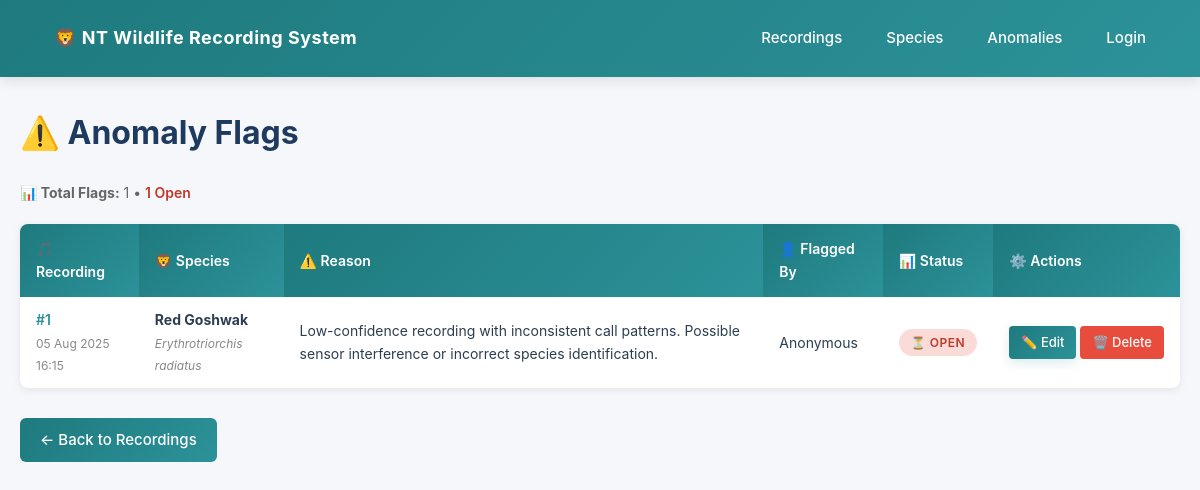
The app's page /anomalies/ with its own data.
### recordings/models.py (models this page shows, shortened)
class AnomalyFlag(models.Model):
    recording = models.ForeignKey(
        AudioRecording,
        on_delete=models.CASCADE,
        related_name='flags',
    )
    flagged_by = models.ForeignKey(
        settings.AUTH_USER_MODEL,
        on_delete=models.SET_NULL,
        null=True,
        related_name='raised_flags',
    )
    reason   = models.TextField()
    resolved = models.BooleanField(default=False)
    class Meta:
        ordering = ['-id']

class AudioRecording(models.Model):
    species = models.ForeignKey(
        Species,
        on_delete=models.PROTECT,
        related_name='recordings',
    )
    recorded_by = models.ForeignKey(
        settings.AUTH_USER_MODEL,
        on_delete=models.SET_NULL,
        null=True,
        related_name='recordings',
    )
    recorded_at   = models.DateTimeField()
    latitude      = models.DecimalField(max_digits=9, decimal_places=6)
    longitude     = models.DecimalField(max_digits=9, decimal_places=6)
    location_name = models.CharField(max_length=200, blank=True)
    record_type   = models.CharField(max_length=20, choices=RecordType.choices, default=RecordType.HUMAN_OBSERVATION)
    audio_file = models.FileField(
        upload_to='recordings/%Y/%m/',
        blank=True,
        null=True,
    )
    confidence_score = models.DecimalField(
        max_digits=3,
        decimal_places=2,
        validators=[MinValueValidator(0.0), MaxValueValidator(1.0)],
        help_text="0.00 = no confidence, 1.00 = certain",
    )
    notes      = models.TextField(blank=True)
    is_anomaly = models.BooleanField(default=False, db_index=True)
    objects = RecordingManager()
    class Meta:
        ordering = ['-recorded_at']
        indexes = [
            models.Index(fields=['-recorded_at']),
            models.Index(fields=['species', '-recorded_at']),
        ]

class Species(models.Model):
    common_name         = models.CharField(max_length=200)
    scientific_name     = models.CharField(max_length=200, unique=True)
    conservation_status = models.CharField(
        max_length=2,
        choices=ConservationStatus.choices,
        default=ConservationStatus.NOT_EVALUATED,
    )
    is_native  = models.BooleanField(default=False)
    not_native   = models.BooleanField(default=False)
    description = models.TextField(blank=True)
    class Meta:
        verbose_name_plural = 'species'
        ordering = ['scientific_name']

### recordings/views.py (the view)
# urls.py: path("anomalies/", views.AnomalyListView.as_view(), name="anomaly_list"),
class AnomalyListView(ListView):
    model = AnomalyFlag
    template_name = 'recordings/anomaly_list.html'
    context_object_name = 'anomalies'
    def get_queryset(self):
        return AnomalyFlag.objects.select_related('recording__species', 'flagged_by')
    def get_context_data(self, **kwargs):
        context = super().get_context_data(**kwargs)
        context['open_flags_count'] = self.get_queryset().filter(resolved=False).count()
        context['resolved_flags_count'] = self.get_queryset().filter(resolved=True).count()
        return context

### recordings/templates/recordings/anomaly_list.html (shortened to what this page needs)
{% extends 'base.html' %}
{% block content %}
<h1>⚠️ Anomaly Flags</h1>
{% if anomalies %}
    <p style="margin-bottom: 20px; font-size: 14px; color: #666;">
        <strong>📊 Total Flags:</strong> {{ anomalies|length }}
        {% if open_flags_count or resolved_flags_count %}
            • <span style="color: #c0392b; font-weight: 600;">{{ open_flags_count }} Open</span>
        {% endif %}
    </p>
    <table>
        <thead>
            <tr>
                <th>🎵 Recording</th>
                <th>🦁 Species</th>
                <th>⚠️ Reason</th>
                <th>👤 Flagged By</th>
                <th>📊 Status</th>
                <th>⚙️ Actions</th>
            </tr>
        </thead>
        <tbody>
            {% for anomaly in anomalies %}
            <tr>
                <td>
                    <a href="{% url 'recording_detail' anomaly.recording.pk %}"
                       style="color: #2c9299; text-decoration: none; font-weight: 600;">
                        #{{ forloop.counter }}
                    </a>
                    <br>
                    <span style="color: #888; font-size: 12px;">
                        {{ anomaly.recording.recorded_at|date:"d M Y H:i" }}
                    </span>
                </td>
                <td>
                    <strong>{{ anomaly.recording.species.common_name }}</strong>
                    <br>
                    <em style="color: #888; font-size: 12px;">
                        {{ anomaly.recording.species.scientific_name }}
                    </em>
                </td>
                <td>
                    <span title="{{ anomaly.reason }}">
                        {{ anomaly.reason }}
                    </span>
                </td>
                <td>
                    {{ anomaly.flagged_by|default:"Anonymous" }}
                </td>
                <td>
                    {% if anomaly.resolved %}
                        <span class="badge badge-green" style="white-space: nowrap;">
                            ✓ Resolved
                        </span>
                    {% else %}
                        <span class="badge badge-red" style="white-space: nowrap;">
                            ⏳ Open
                        </span>
                    {% endif %}
                </td>
                <td style="white-space: nowrap;">
                    <a href="{% url 'anomaly_update' anomaly.pk %}"
                       class="button-sm button-secondary">
                        ✏️ Edit
                    </a>
                    <a href="{% url 'anomaly_delete' anomaly.pk %}"
                       class="button-sm button-danger">
                        🗑️ Delete
                    </a>
                </td>
            </tr>
            {% endfor %}
        </tbody>
    </table>
    <div style="margin-top: 30px;">
        <a href="{% url 'recording_list' %}"
           class="button"
           style="display: inline-flex; align-items: center; text-decoration: none;">
            ← Back to Recordings
        </a>
    </div>
{% endif %}
{% endblock %}

### recordings/templates/base.html (style rules this page uses)
* { box-sizing: border-box; margin: 0; padding: 0; }
body { font-family: -apple-system, BlinkMacSystemFont, 'Segoe UI', 'Roboto', 'Oxygen', 'Ubuntu', 'Cantarell', sans-serif; background-color: #f5f7fa; color: #2c3e50; line-height: 1.6; }
h1 { color: #1e3a5f; margin-bottom: 24px; font-size: 32px; font-weight: 700; }
.button { display: inline-block; padding: 10px 20px; background: linear-gradient(135deg, #1e7a7e 0%, #2c9299 100%); color: white; text-decoration: none; border-radius: 6px; font-size: 15px; font-weight: 500; margin-bottom: 16px; transition: all 0.3s ease; border: none; cursor: pointer; }
.button-sm { display: inline-block; padding: 6px 12px; background-color: #2c9299; color: white; text-decoration: none; border-radius: 4px; font-size: 13px; font-weight: 500; transition: all 0.2s ease; border: none; cursor: pointer; }
.button-danger { background-color: #e74c3c; }
.button-secondary { background: linear-gradient(135deg, #1e7a7e 0%, #2c9299 100%); color: white; border: none; box-shadow: 0 4px 12px rgba(30, 122, 126, 0.15); }
.badge { display: inline-block; padding: 4px 12px; border-radius: 20px; font-size: 12px; font-weight: 600; text-transform: uppercase; letter-spacing: 0.5px; }
.badge-red { background-color: #fadbd8; color: #c0392b; }
table { width: 100%; border-collapse: collapse; background: white; border-radius: 8px; overflow: hidden; box-shadow: 0 2px 8px rgba(0, 0, 0, 0.08); }
th { background: linear-gradient(135deg, #1e7a7e 0%, #2c9299 100%); color: white; padding: 14px 16px; text-align: left; font-size: 14px; font-weight: 600; }
td { padding: 12px 16px; border-bottom: 1px solid #ecf0f1; font-size: 14px; }
tr:last-child td { border-bottom: none; }

### records on screen
AnomalyFlag: recording.recorded_at "05 Aug 2025 16:15", recording.species.common_name "Red Goshwak", recording.species.scientific_name "Erythrotriorchis radiatus", reason "Low-confidence recording with inconsistent call patterns. Possible sensor interference or incorrect species identification.", flagged_by "Anonymous", resolved "⏳ OPEN"

### other values on screen
{{ anomalies|length }} "1"
{{ open_flags_count }} "1"
